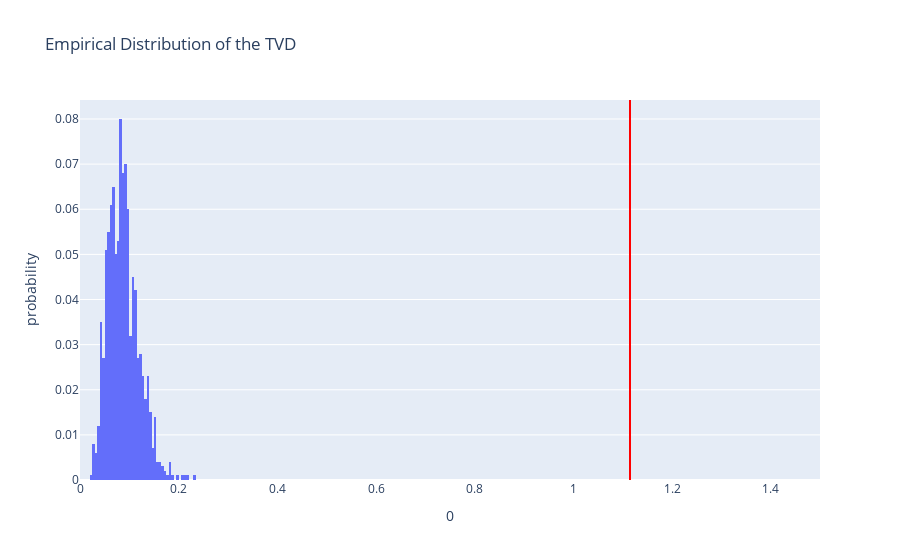

Notebook source saved alongside this figure:
### Code cell
def cause_one_permutation(df):
    df = df.copy()
    df['CUSTOMERS.AFFECTED'] = np.random.permutation(df['CUSTOMERS.AFFECTED'])
    df['CAUSE.CATEGORY']
    df.groupby('CAUSE.CATEGORY').count()
    df_ca_missing = df[df['CUSTOMERS.AFFECTED'].isna()]
    df_ca_not_missing = df[~df['CUSTOMERS.AFFECTED'].isna()]
    missing_count = df_ca_missing.groupby('CAUSE.CATEGORY').count()['YEAR']
    missing_proportion = pd.Series(np.array(missing_count)/((np.array(missing_count)).sum()), index=missing_count.index)
    not_missing_count = df_ca_not_missing.groupby('CAUSE.CATEGORY').count()['YEAR']
    not_missing_proportion = pd.Series(np.array(not_missing_count)/((np.array(not_missing_count)).sum()), index=not_missing_count.index)
    observed_tvd_statistic = abs(not_missing_proportion - missing_proportion).sum()
    return observed_tvd_statistic
# do permutation 1000 times
result = []
for i in range(1000):
    result.append(cause_one_permutation(df))
fig = px.histogram(pd.DataFrame(result), x=0, nbins=50, histnorm='probability', 
                   title='Empirical Distribution of the TVD')
fig.add_vline(x=observed_tvd_statistic, line_color='red')
fig.update_layout(xaxis_range=[0, 1.5])

### Figure 1 — Plotly figure (JSON) as saved in the notebook; plotly's stock layout.template omitted (floating-point values rounded to 4 significant figures; data arrays with more than 128 entries replaced by an {"elided": "..."} marker saying what was removed)
{"data": [{"alignmentgroup": "True", "bingroup": "x", "histnorm": "probability", "hovertemplate": "0=%{x}<br>probability=%{y}<extra></extra>", "legendgroup": "", "marker": {"color": "#636efa", "pattern": {"shape": ""}}, "name": "", "nbinsx": 50, "offsetgroup": "", "orientation": "v", "showlegend": false, "type": "histogram", "x": {"elided": "1000 float values"}, "xaxis": "x", "yaxis": "y"}], "layout": {"barmode": "relative", "legend": {"tracegroupgap": 0}, "shapes": [{"line": {"color": "red"}, "type": "line", "x0": 1.115, "x1": 1.115, "xref": "x", "y0": 0, "y1": 1, "yref": "y domain"}], "title": {"text": "Empirical Distribution of the TVD"}, "xaxis": {"anchor": "y", "domain": [0, 1], "range": [0, 1.5], "title": {"text": "0"}}, "yaxis": {"anchor": "x", "domain": [0, 1], "title": {"text": "probability"}}}}
